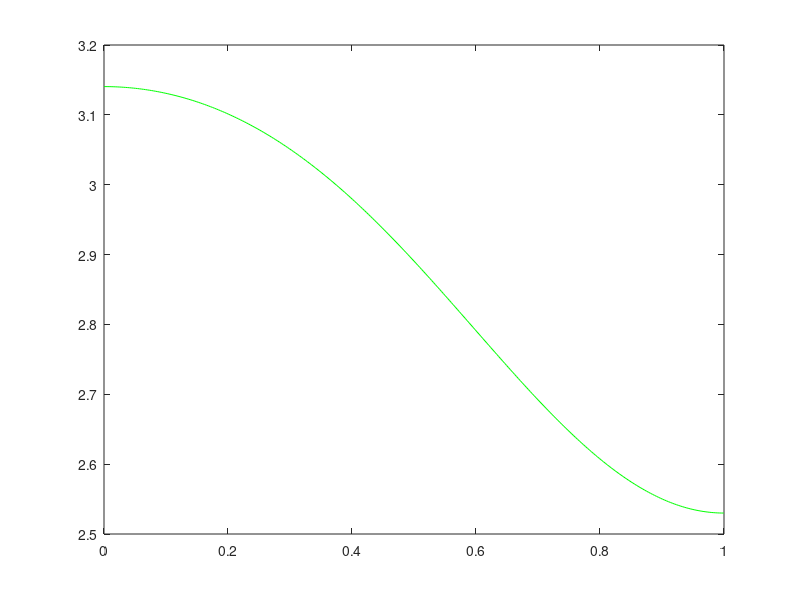

The MATLAB script that drew this image:
clc;
Wc1=input('Enter the value of Wc1=');
Wc2=input('Enter the value of Wc2=');
N=input('Enter the value of N=');
alpha=(N-1)/2;
eps=0.001;
%Rectangular Window
n=0:1:N-1; hd=(sin(Wc1*(n-alpha+eps))-sin(Wc2*(n-alpha+eps)*pi))./((n-alpha+eps)*pi); 
hn=hd;
W=0:0.01:pi;
h=freqz(hn,1,W);
plot(W/pi,abs(h));
hold on;
%Hamming Window
n=0:1:N-1;
Wn=0.54-0.46*cos((2*pi*n)/(N-1));
hn=hd.*Wn;
W=0:0.01:pi;
h=freqz(hn,1,W);
plot(W/pi,abs(h),'green');
hold on;
%Hanning Window
n=0:1:N-1;
Wn=0.5-0.5*cos((2*pi*n)/(N-1));
hn=hd.*Wn;
W=0:0.01:pi;
h=freqz(hn,1,W);
plot(W/pi,abs(h),'red');
hold off;
%Blackman Window
n=0:1:N-1;
wh=0.42-0.5*cos((2*pi*n)/(N-1))-0.08*cos((4*pi*n)/(N-1));
hn=hd.*wh;
w=0:0.01:pi;
h=freqz(hn,1,w);
plot(W/pi,abs(h),'green');
hold off; 

